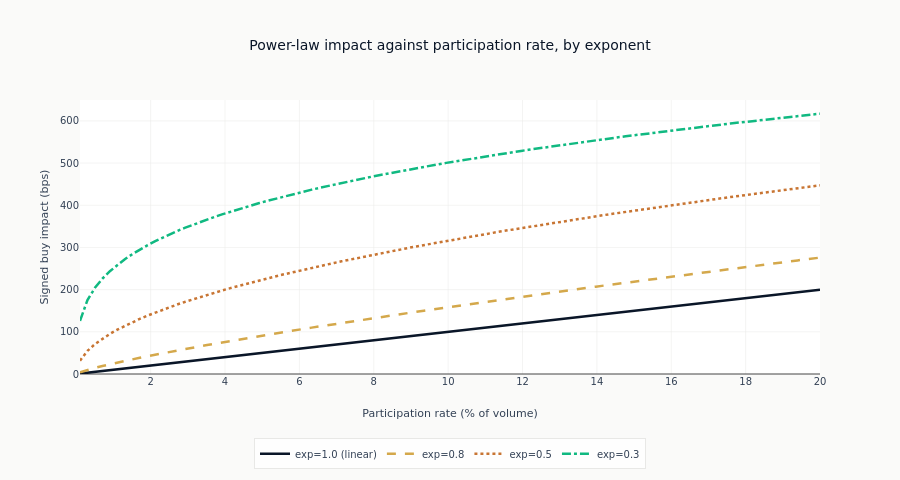

Here is the notebook cell this chart was saved with:
### Code cell
exponent_fig.update_layout(
    title="Power-law impact against participation rate, by exponent",
    xaxis_title="Participation rate (% of volume)",
    yaxis_title="Signed buy impact (bps)",
    height=480,
    legend=dict(orientation="h", y=-0.23, x=0.5, xanchor="center"),
    margin=dict(b=105),
)
exponent_fig.update_yaxes(rangemode="tozero")
show_plotly_with_alt(
    exponent_fig,
    "Four power-law impact curves sharing a coefficient. The exponent-one curve is a straight "
    "line; smaller exponents bow further above it and rise more steeply near zero participation.",
)
